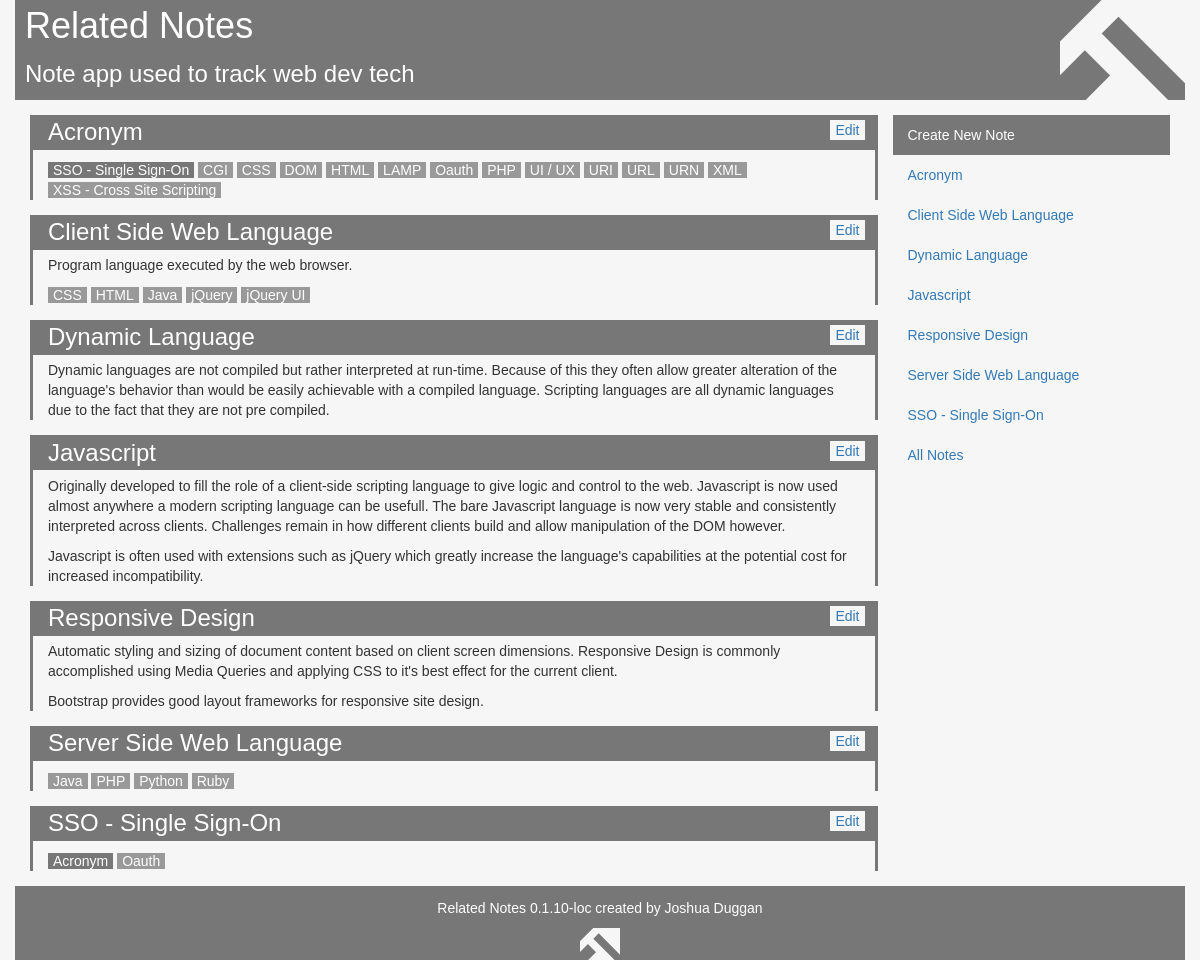
The page / on the database its author committed.
### tables this page shows
CREATE TABLE IF NOT EXISTS `notes` (
  `id` int(11) NOT NULL AUTO_INCREMENT,
  `is_category` tinyint(1) NOT NULL DEFAULT '0',
  `name` varchar(101) NOT NULL,
  `description` text NOT NULL,
  PRIMARY KEY (`id`),
  UNIQUE KEY `id` (`id`),
  UNIQUE KEY `name` (`name`)
);

### public_html/index.php (the view, shortened to what this page needs)
<?php
require_once 'common.php';
echoStartOfDoc("Related Notes");
echo "<div class='row'>\n";
echoHeader();
echo "</div>\n";
echo "<div class='row'>\n";
$allNotes = array_key_exists('all_notes', $_GET);
$catId = array_key_exists('cat', $_GET) ? (integer)$_GET['cat'] : -1;
$noteId = array_key_exists('note', $_GET) ? (integer)$_GET['note'] : -1;
if ($catId > 1) {
  $catsRes = $db->query(
            "(SELECT * FROM notes WHERE is_category = 1 AND id = $catId) "
          . "UNION ALL (SELECT * FROM (SELECT * FROM notes "
          . "WHERE is_category = 1 AND id <> $catId ORDER BY name) tmp)")
            or handleIt($db->error);
} else {
  $catsRes = $db->query(
            "SELECT * FROM notes WHERE is_category = 1 ORDER BY name")
            or handleIt($db->error);
}
echo "<div class='col-sm-9'>";
if ($allNotes) {
  echoNoteSections($notesRes);
} else if ($noteId > 1) {
  echoNoteSections($notesRes);
} else {
  echoNoteSections($catsRes);
}
echo "</div>\n";
echo "<ul class='nav col-sm-3 jd-navcol'>\n";
echo "<li class='jd-edit-nav'><a href='edit.php'>Create New Note</a></li>\n";
if ($allNotes) {
  echo "<li><a href='#'>All Notes</a><ul class='nav'>\n";
  echoNavLis($notesRes);
  echo "</ul></li>\n";
  echoNavLis($catsRes);
} else {
  echoNavLis($catsRes);
  echo "<li><a href='./?all_notes#'>All Notes</a></li>\n";
}
echo "</ul>\n";
echo "</div>\n";
echo "<div class='row'>\n";
echoFooter();
echo "</div>\n";
echoEndOfDoc();
function echoNoteSections($res) {
  global $db;
  while ($row = $res->fetch_assoc()) {
    echo "<section id='{$row['id']}note' class='"
       . ($row['is_category'] ? "jd-cat" : "jd-note") . "'>\n";
    echo "<div class='jd-h-block'>"
       . "<a href='edit.php?id={$row['id']}'>Edit</a>"
       . "<h3>" . htmlspecialchars($row['name']) . "</h3>"
       . "</div>\n";
    $description = htmlspecialchars($row['description']);
    $description = preg_replace('/\[url\](.*?)\[\/url\]/i',
                                '<a href="$1">$1</a>', $description);
    $description = str_replace("\n", "</p>\n<p>", $description);
    echo "<p>" . $description . "</p>\n";
    echo "<p>";
    $saRes = $db->query(
        "SELECT id, name, is_category FROM notes WHERE id IN "
        . "(SELECT note_id FROM relationships WHERE relationship_id IN "
        . "(SELECT relationship_id FROM relationships "
        . "WHERE note_id = {$row['id']}) AND note_id <> {$row['id']}) "
        . "ORDER BY is_category DESC, name");
    while ($saRow = $saRes->fetch_assoc()) {
      $nType = ($saRow['is_category']) ? 'cat' : 'note';
      echo "<a href='./?$nType={$saRow['id']}' class='jd-$nType-link'>"
        . htmlspecialchars($saRow['name']) . "</a>\n";
    }
    echo "</p>\n";
    echo "</section>\n";
  }
}
function echoNavLis($res) {
  global $catId;
  global $notesRes;
  while ($row = $res->fetch_assoc()) {
    if ($row['id'] == $catId) {
      echo "<li><a href='#'>" . htmlspecialchars($row['name']) . "</a>";
      echo "<ul class='nav'>\n";
      echoNavLis($notesRes);
      echo "</ul>\n";
    } else {
      echo "<li><a href='"
         . (($row['is_category']) ? "./?cat={$row['id']}" : "#{$row['id']}note")
         . "'>" . htmlspecialchars($row['name']) . "</a>";
    }
    echo "</li>\n";
  }
}

### public_html/common.php (shortened to what this page needs)
<?php
function echoStartOfDoc($title) {
  echo <<< EOT
<!doctype html>
<html>
<head>
<meta charset="utf-8">
<meta name="viewport" content="width=device-width, initial-scale=1">
EOT;
  echo <<< EOT
<link rel="shortcut icon" href="/favicon.ico" type="image/x-icon">
<link rel="icon" href="/favicon.ico" type="image/x-icon">
<link href="bootstrap-3.3.6-dist/css/bootstrap.min.css" rel="stylesheet">
<link rel="stylesheet" href="main.css" />
<link rel="stylesheet" href="relatednotes.css" />
</head>
<!--[if lt IE 9]>
<script src="https://oss.maxcdn.com/html5shiv/3.7.2/html5shiv.min.js">
</script>
<script src="https://oss.maxcdn.com/respond/1.4.2/respond.min.js"></script>
<![endif]-->
<body>
<div id='main' class='container'>
EOT;
}
function echoHeader() {
  echo <<< EOT
<header>
<figure class="jd-icon-light jd-icon-light-header"></figure>
<div>
<h1><a href="./">Related Notes</a></h1>
<h3>Note app used to track web dev tech</h3>
</div>
</header>
EOT;
}
function echoFooter() {
  echo "<footer><p>Related Notes " . VERSION . " created by "
     . "<a href='http://joshuaduggan.com/'>Joshua Duggan</a></p>\n"
     . "<figure class='jd-icon-light jd-icon-light-footer'></figure></footer>\n";
}
function echoEndOfDoc() {
  echo <<< EOT
<script  src="https://ajax.googleapis.com/ajax/libs/jquery/1.11.1/jquery.min.js"></script>
<script src="../bootstrap-3.2.0-dist/js/bootstrap.min.js"></script>
</div>
</body>
</html>
EOT;
}

### public_html/main.css (style rules this page uses)
html { height: 100%; }
body { font-family: Verdana, Geneva, sans-serif; background-color: #F6F6F6; margin: 0; height: 100%; position: relative; }
header { min-height: 100px; background-color: #2760AA; }
header, footer, header a, footer a, header a:hover, footer a:hover { color: white; }
header div { padding: 6px 0 0 10px; }
header h1 { margin: 0; }
header h3 { margin-top: 15px; }
section { border-left: 3px solid #2760AA; border-right: 3px solid #2760AA; margin: 15px 0; }
section > * { padding-left: 15px; padding-right: 15px; }
footer { background-color: #2760AA; clear: both; text-align: center; padding: 12px 0 0 0; margin: 0; }
footer p { margin: 0 0 5 0; }
.jd-icon-light { display: inline-block; background-size: 101%; }
.jd-icon-light-header { float: right; height: 100px; width: 125px; }
.jd-icon-light-footer { width: 40px; height: 32px; display: block; margin: 0 auto; }

### public_html/relatednotes.css (style rules this page uses)
header { background-color: #777; }
.jd-cat h3, .jd-note h3 { color: white; }
section { border-left: 3px solid #777; border-right: 3px solid #777; margin: 15px 0; }
section > * { padding-left: 15px; padding-right: 15px; }
.jd-h-block { padding-top: 0.3em; padding-bottom: 0.3em; margin-bottom: 0.4em; }
footer, .jd-h-block { background-color: #777; }
.jd-h-block h3 { display: inline; }
.jd-h-block a { float: right; background-color: #F6F6F6; padding: 0 5px; margin-top: 1px; margin-right: -5px; }
.jd-navcol { margin: 15px 0; }
.jd-edit-nav { background-color: #777; color: white; }
.jd-edit-nav a { color: white; }
.jd-note-link, .jd-cat-link { background-color: #777; white-space: nowrap; color: white; padding: 0 5px; }
.jd-note-link { background-color: #999; }

### rows shown on the page
notes: name "Acronym"
notes: name "SSO - Single Sign-On"
notes: name "CGI"
notes: name "CSS"
notes: name "DOM"
notes: name "HTML"
notes: name "LAMP"
notes: name "Oauth"
notes: name "PHP"
notes: name "UI / UX"
notes: name "URI"
notes: name "URL"
notes: name "URN"
notes: name "XML"
notes: name "XSS - Cross Site Scripting"
notes: name "Client Side Web Language", description "Program language executed by the web browser."
notes: name "Java"
notes: name "jQuery"
notes: name "jQuery UI"
notes: name "Dynamic Language", description "Dynamic languages are not compiled but rather interpreted at run-time. Because of this they often allow greater alteration of the language's behavior than would be easily achievable with a compiled language. Scripting languages are all dynamic languages due to the fact that they are not pre compiled."
notes: name "Javascript", description "Originally developed to fill the role of a client-side scripting language to give logic and control to the web. Javascript is now used almost anywhere a modern scripting language can be usefull. The bare Javascript language is now very stable and consistently interpreted across clients. Challenges remain in how different clients build and allow manipulation of the DOM however. Javascript is often used with extensions such as jQuery which greatly increase the language's capabilities at the potential cost for increased incompatibility."
notes: name "Responsive Design", description "Automatic styling and sizing of document content based on client screen dimensions. Responsive Design is commonly accomplished using Media Queries and applying CSS to it's best effect for the current client. Bootstrap provides good layout frameworks for responsive site design."
notes: name "Server Side Web Language"
notes: name "Python"
notes: name "Ruby"

### other values the page prints
VERSION "0.1.10-loc"
